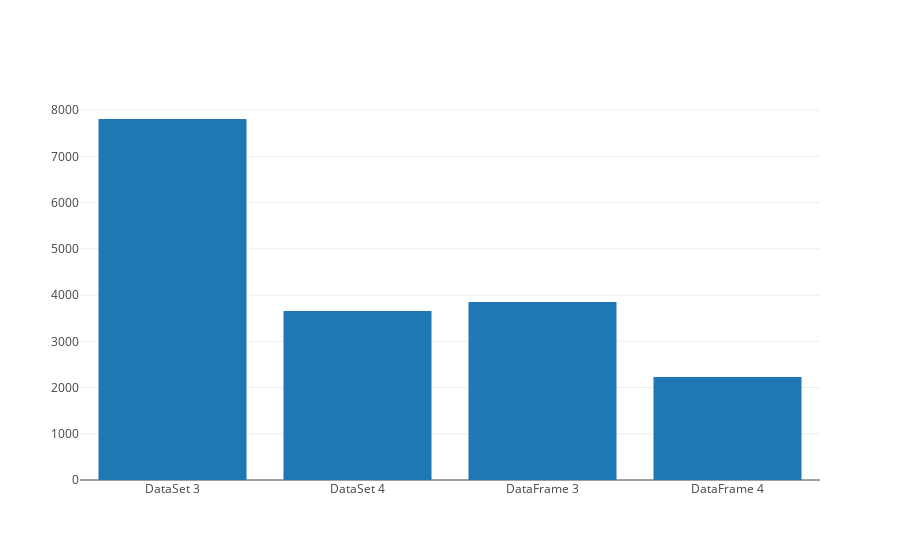

Here is the notebook cell this chart was saved with:
### Markdown cell above
## 3. Visualización de rendimiento

### Code cell
val (x, y) = Seq(
    "DataSet 3" -> runWithOutput(query_3_DS.collect),
    "DataSet 4" -> runWithOutput(query_4_DS.collect),    
    "DataFrame 3" -> runWithOutput(query_3_DS.collect),
    "DataFrame 4" -> runWithOutput(query_4_DS.collect),
).unzip

Bar(x, y).plot()

### Figure 1 — Plotly figure (JSON) as saved in the notebook; plotly's stock layout.template omitted (floating-point values rounded to 4 significant figures)
{"data": [{"type": "bar", "x": ["DataSet 3", "DataSet 4", "DataFrame 3", "DataFrame 4"], "y": [7808, 3656, 3848, 2227]}], "layout": {}}
